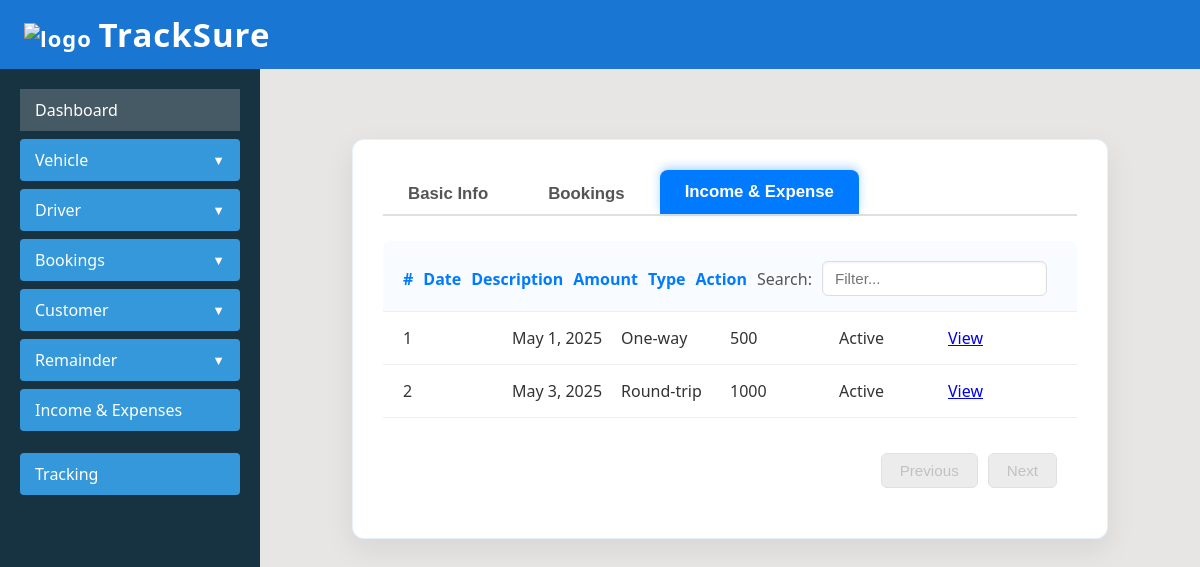
The app's page /fleet/vehiclemag/ with its own data.
### app/models.py (models this page shows, shortened)
class Bookings(models.Model):
    BookId = models.AutoField(primary_key=True)
    CusID = models.ForeignKey(Customer, on_delete=models.CASCADE)
    VehicleID = models.ForeignKey(Vehicle, on_delete=models.CASCADE)
    DriverID = models.ForeignKey(Driver, on_delete=models.CASCADE)
    TripType = models.CharField(max_length=255)
    StartLocation = models.CharField(max_length=255)
    EndLocation = models.CharField(max_length=255)
    ApproxKM = models.IntegerField()
    StartDate = models.DateField()
    EndDate = models.DateField()
    TotalAmount = models.IntegerField()
    STATUS_CHOICES = [
        ('Active', 'Active'),
        ('Inactive', 'Inactive'),
    ]
    Status = models.CharField(max_length=8, choices=STATUS_CHOICES)

### fleet/views.py (the view)
# urls.py: path("vehiclemag/",views.vehiclemag,name="vehiclemag"),
def vehiclemag(request):
    bookings = Bookings.objects.all()
    return render(request, "vehiclemag.html", {'bookings': bookings})

### app/templates/vehiclemag.html
{% extends 'base.html'%}
{% load static %}
{% block content %}
<link rel="stylesheet" href="https://cdnjs.cloudflare.com/ajax/libs/leaflet/1.9.4/leaflet.css" />
<link rel="stylesheet" href="{% static 'vehiclemag.css' %}">
<main>
    <div class="vehicle-tabs">
        <div class="tabs">
            <a href="/fleet/bookings"> <button>Basic Info</button></a>
            <a href="/fleet/bookings2"> <button>Bookings</button></a>
            <a href="/fleet/vehiclemag"><button class="active">Income & Expense</button></a>
        </div>
        <div class="tab-content">
            <div class="table-header">
                <span>#</span>
                <span>Date</span>
                <span>Description</span>
                <span>Amount</span>
                <span>Type</span>
                <span>Action</span>
                <span class="search">
                    Search: <input type="text" placeholder="Filter...">
                </span>
            </div>
            {% if bookings %}
                {% for booking in bookings %}
                <div class="table-row">
                    <span>{{ forloop.counter }}</span>
                    <span>{{ booking.StartDate }}</span>
                    <span>{{ booking.TripType }}</span>
                    <span>{{ booking.TotalAmount }}</span>
                    <span>{{ booking.Status }}</span>
                    <span>
                        <a href="{% url 'bookings' %}">View</a>
                    </span>
                </div>
                {% endfor %}
            {% else %}
                <div class="table-row no-data">
                    No data available in table
                </div>
            {% endif %}
            <div class="table-footer">
                <button disabled>Previous</button>
                <button disabled>Next</button>
            </div>
        </div>
    </div>
</main>
{% endblock %}

### app/static/vehiclemag.css (style rules this page uses)
body { margin: 0; font-family: 'Segoe UI', Arial, sans-serif; background: #f0f2f5; color: #333; }
main { padding: 30px; max-width: 1300px; margin: 0 auto; }
.vehicle-tabs { background: #fff; border-radius: 12px; box-shadow: 0 10px 30px rgba(0, 0, 0, 0.08); padding: 30px; margin-top: 40px; min-width: unset; max-width: 1000px; margin-left: auto; margin-right: auto; border: 1px solid rgba(0, 123, 255, 0.1); }
.tabs { display: flex; gap: 10px; margin-bottom: 25px; border-bottom: 2px solid #e0e0e0; }
.tabs a { text-decoration: none; }
.tabs button { background: none; border: none; padding: 12px 25px; border-radius: 8px 8px 0 0; color: #555; font-weight: 600; font-size: 1.05em; cursor: pointer; outline: none; transition: all 0.3s ease; position: relative; top: 2px; }
.tabs button.active { background: #007bff; color: #fff; box-shadow: 0 -3px 10px rgba(0, 123, 255, 0.3); border-radius: 8px 8px 0 0; top: 0; }
.table-header, .table-row { display: flex; align-items: center; padding: 15px 20px; font-size: 1em; border-bottom: 1px solid #eee; }
.table-header { font-weight: bold; color: #007bff; background-color: #f8fbff; border-radius: 8px 8px 0 0; padding-top: 20px; }
.table-header span, .table-row span { flex: 1; text-align: left; padding-right: 10px; }
.table-header .search { flex: 2; text-align: right; display: flex; align-items: center; justify-content: flex-end; gap: 10px; color: #555; font-weight: normal; }
.table-header input[type="text"] { padding: 8px 12px; border: 1px solid #ddd; border-radius: 6px; font-size: 0.95em; box-shadow: inset 0 1px 3px rgba(0,0,0,0.05); transition: border-color 0.3s; }
.table-footer { display: flex; justify-content: flex-end; gap: 10px; margin-top: 20px; padding: 15px 20px 20px; }
.table-footer button { padding: 8px 18px; border: 1px solid #ccc; background: #f5f5f5; border-radius: 6px; color: #666; font-size: 0.95em; cursor: pointer; transition: all 0.3s ease; box-shadow: 0 2px 5px rgba(0,0,0,0.05); }
.table-footer button:disabled { cursor: not-allowed; opacity: 0.6; background: #e0e0e0; color: #999; box-shadow: none; }

### app/templates/base.html (style rules this page uses)
body, .dashboard-container { background-color: #e7e6e4; }

### records on screen
Bookings: StartDate "May 1, 2025", TripType "One-way", TotalAmount "500", Status "Active"
Bookings: StartDate "May 3, 2025", TripType "Round-trip", TotalAmount "1000", Status "Active"
